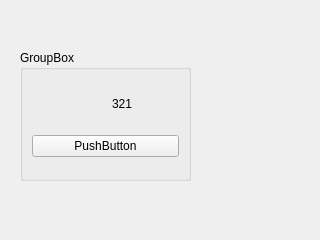
<?xml version="1.0" encoding="UTF-8"?>
<ui version="4.0">
 <class>Led</class>
 <widget class="QWidget" name="Led">
  <property name="geometry">
   <rect>
    <x>0</x>
    <y>0</y>
    <width>320</width>
    <height>240</height>
   </rect>
  </property>
  <property name="windowTitle">
   <string>Form</string>
  </property>
  <widget class="QGroupBox" name="groupBox">
   <property name="geometry">
    <rect>
     <x>20</x>
     <y>50</y>
     <width>171</width>
     <height>131</height>
    </rect>
   </property>
   <property name="title">
    <string>GroupBox</string>
   </property>
   <layout class="QVBoxLayout" name="verticalLayout">
    <item>
     <layout class="QHBoxLayout" name="horizontalLayout">
      <item>
       <widget class="QLabel" name="label">
        <property name="maximumSize">
         <size>
          <width>60</width>
          <height>30</height>
         </size>
        </property>
        <property name="text">
         <string/>
        </property>
        <property name="pixmap">
         <pixmap resource="r.qrc">:/x/icon/rounded_grey.png</pixmap>
        </property>
        <property name="scaledContents">
         <bool>true</bool>
        </property>
       </widget>
      </item>
      <item>
       <widget class="QLabel" name="label_2">
        <property name="sizePolicy">
         <sizepolicy hsizetype="Fixed" vsizetype="Fixed">
          <horstretch>0</horstretch>
          <verstretch>0</verstretch>
         </sizepolicy>
        </property>
        <property name="maximumSize">
         <size>
          <width>60</width>
          <height>30</height>
         </size>
        </property>
        <property name="styleSheet">
         <string notr="true">font: 75 12pt &quot;MS Shell Dlg 2&quot;;</string>
        </property>
        <property name="text">
         <string>321</string>
        </property>
        <property name="scaledContents">
         <bool>true</bool>
        </property>
       </widget>
      </item>
     </layout>
    </item>
    <item>
     <widget class="QPushButton" name="pushButton">
      <property name="text">
       <string>PushButton</string>
      </property>
     </widget>
    </item>
   </layout>
  </widget>
 </widget>
 <resources>
  <include location="r.qrc"/>
 </resources>
 <connections/>
</ui>
